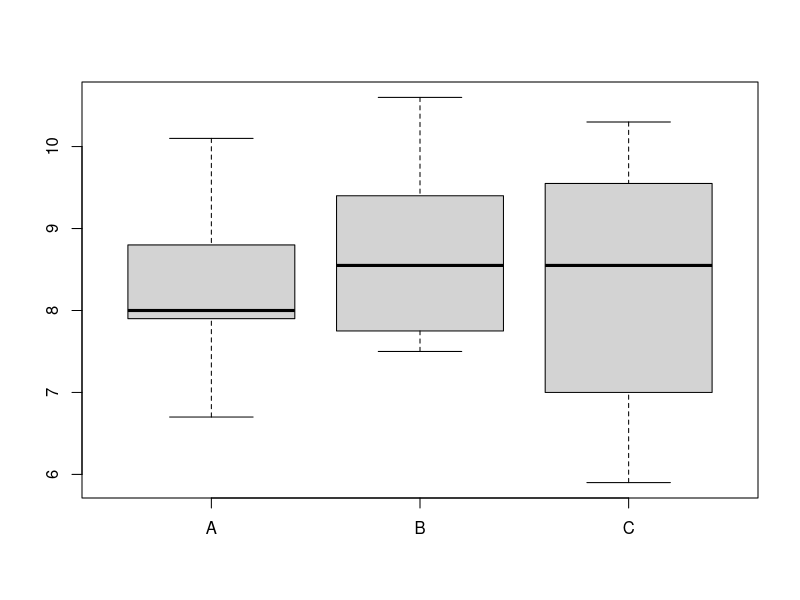
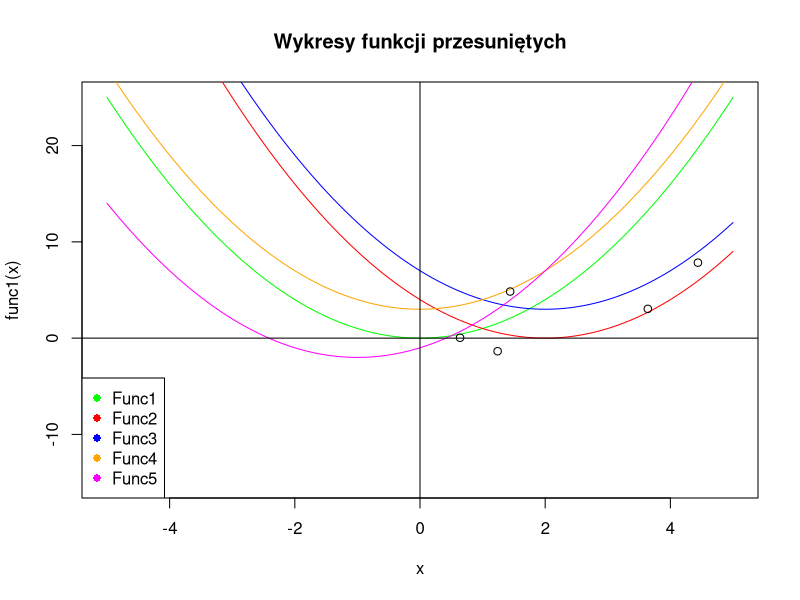
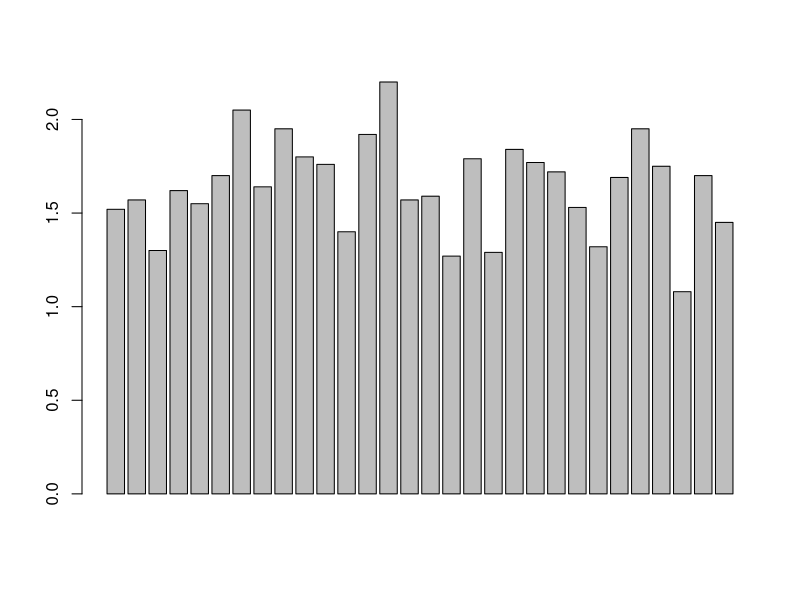
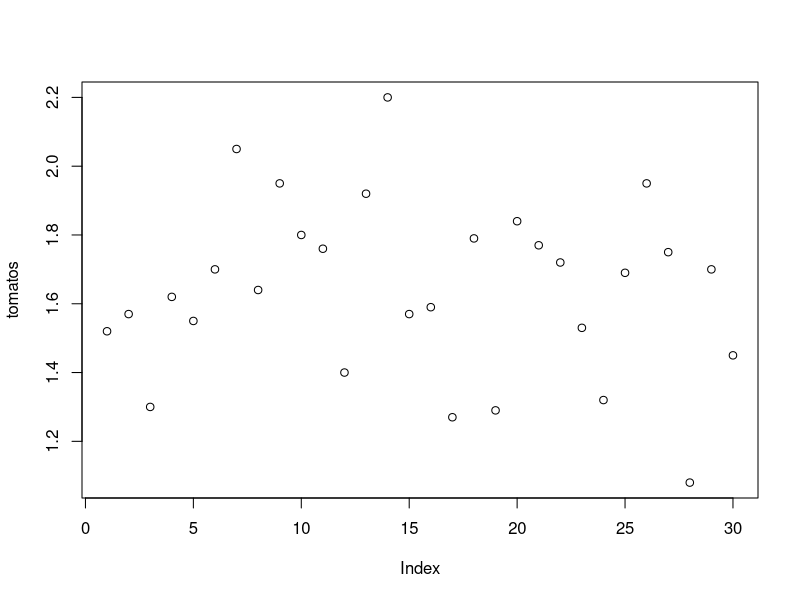
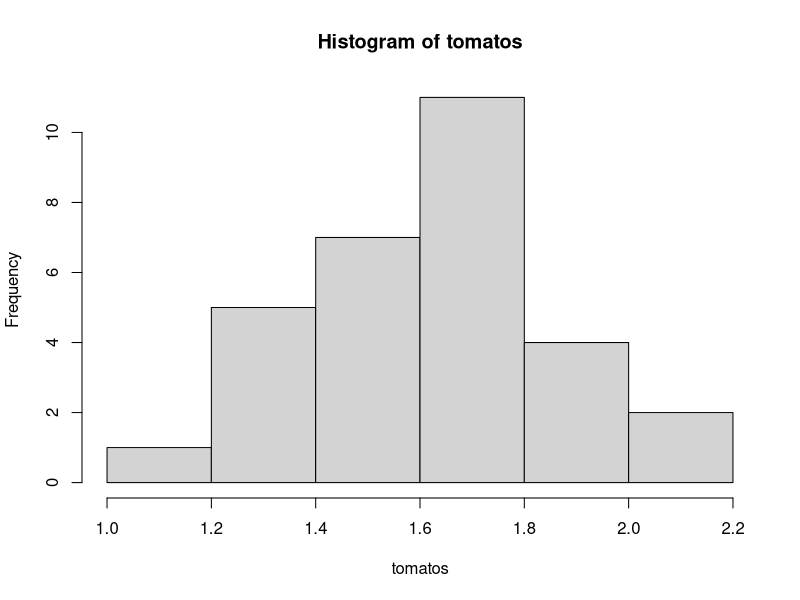
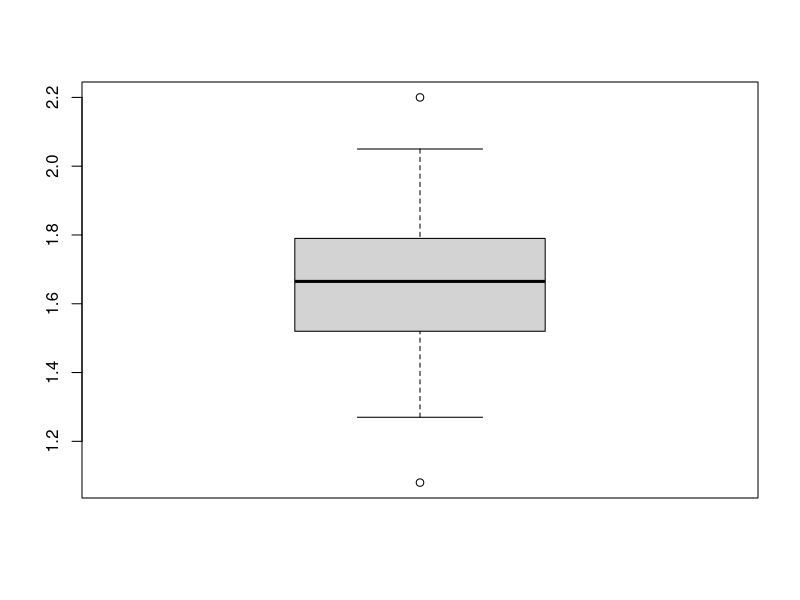
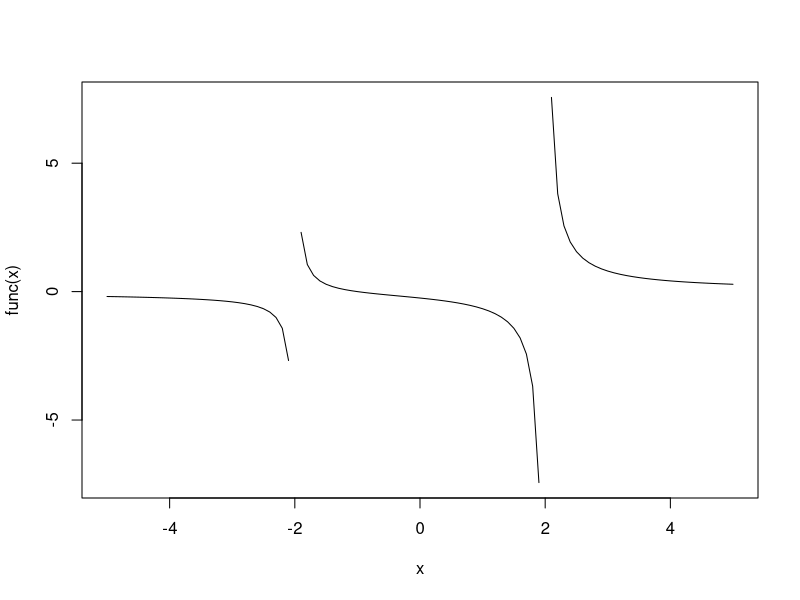
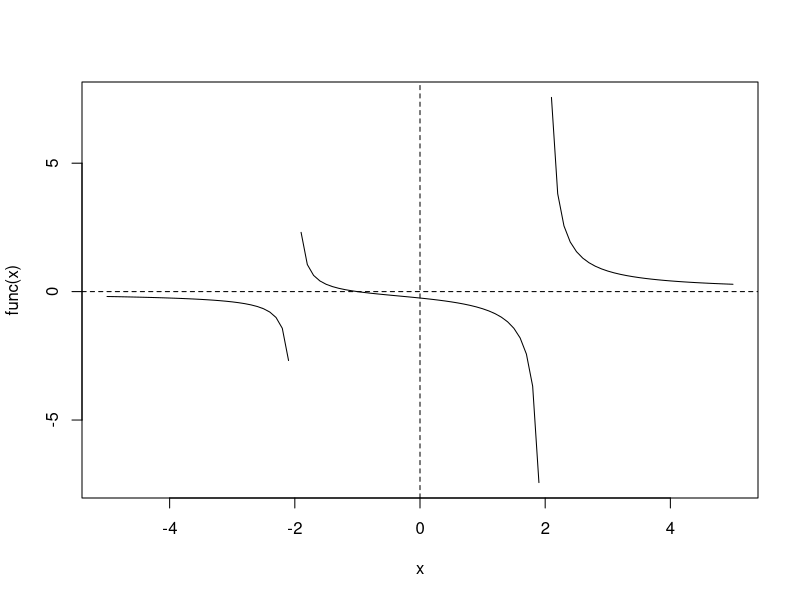

Here is the R script that generated these plots, in order: (Note: this script raises an error after producing the figures.)
#!/usrbin/env Rscript

# 1
tomatos = c(
    1.52,
    1.57,
    1.30,
    1.62,
    1.55,
    1.70,
    2.05,
    1.64,
    1.95,
    1.80,
    1.76,
    1.40,
    1.92,
    2.20,
    1.57,
    1.59,
    1.27,
    1.79,
    1.29,
    1.84,
    1.77,
    1.72,
    1.53,
    1.32,
    1.69,
    1.95,
    1.75,
    1.08,
    1.70,
    1.45
)
summary(tomatos)

png("barplot.png")
barplot(tomatos)
dev.off()

png("plot.png")
plot(tomatos)
dev.off()

png("histogram.png")
hist(tomatos)
dev.off()

png("boxplot.png")
boxplot(tomatos)
dev.off()

# 2
# a
A = c(6.7, 7.3, 8, 8, 7.9, 9.2, 10.1, 9.2, 8.3, 8.4, 8, 7.9)
B = c(7.5, 7.7, 7.7, 8.2, 8.9, 8.9, 10.6, 10.2, 9.4, 9.4, 8.2, 7.8)
C = c(5.9, 6.9, 7, 7, 9.5, 9.6, 9.6, 10.3, 8.1, 8.5, 8.6, 8.8)
# b & c
zyto = data.frame(A, B, C)
zyto
# d
zyto[, 1][1:3]
# e
zyto$C[1:2]
# f
zyto$B
# g
zyto$B[1:2]
# h
boxplot(zyto)
png("gatunki.png")
dev.off()

# 3
# a
func = function(x)
    (x + 1) / (x ^ 2 - 4)
png("wykres1.png")
curve(func, from = -5, to = 5)
dev.off()
# b
png("wykres2.png")
curve(func, from = -5, to = 5)
abline(v = 0, h = 0, lty = 2)
dev.off()
# c
png("wykres3.png")
curve(func, from = -5, to = 5)
abline(v = c(0,-2, 2), h = 0, lty = 2)
dev.off()

# 4
png("sincos1.png")
curve(sin,
      from = -3 * pi,
      to = 3 * pi,
      col = 'red')
curve(
    cos,
    from = -3 * pi,
    to = 3 * pi,
    add = T,
    col = 'green'
)
dev.off()

# 5
func1 = function(x)
    x ^ 2
func2 = function(x)
    (x - 2) ^ 2
func3 = function(x)
    (x - 2) ^ 2 + 3
func4 = function(x)
    x ^ 2 + 3
func5 = function(x)
    (x + 1) ^ 2 - 2

curve(func1,-5, 5, col = 'green', ylim = c(-15, 25))
curve(func2,-5, 5, col = 'red', add = T)
curve(func3,-5, 5, col = 'blue', add = T)
curve(func4,-5, 5, col = 'orange', add = T)
curve(func5,-5, 5, col = 'magenta', add = T)
abline(v = 0, h = 0, col = 'black')

points(c(func1(.8), 
         func2(.8), 
         func3(.8), 
         func4(.8), 
         func5(.8)),
       c(
           func1(-0.2),
           func2(-0.2),
           func3(-0.2),
           func4(-0.2),
           func5(-0.2)
       ))
legend(
    "bottomleft",
    legend = c("Func1", "Func2", "Func3", "Func4", "Func5"),
    col = c('green', 'red', 'blue', 'orange', 'magenta'),
    pch = 16,
    text.col = "black"
)
title("Wykresy funkcji przesuniętych")
# punkty ..

# 6
library(ggplot2)
p = ggplot(data = TitanicSurvival, aes(passengerClass, fill = survived)) + geom_histogram(stat = 'count')
p

# 7
library(tidyr)
library(dplyr)
data(iris)

df = iris %>% 
    select(Species, Sepal.Length) %>%
    group_by(Species) %>%
    mutate(row = row_number()) %>%
    pivot_wider(names_from = Species, values_from = Sepal.Length) %>% 
    select(-row)
boxplot(df)
